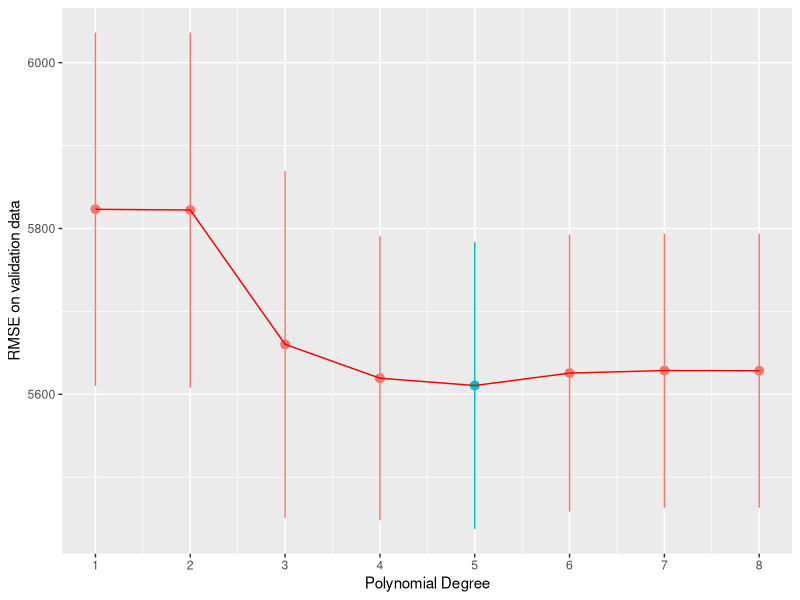
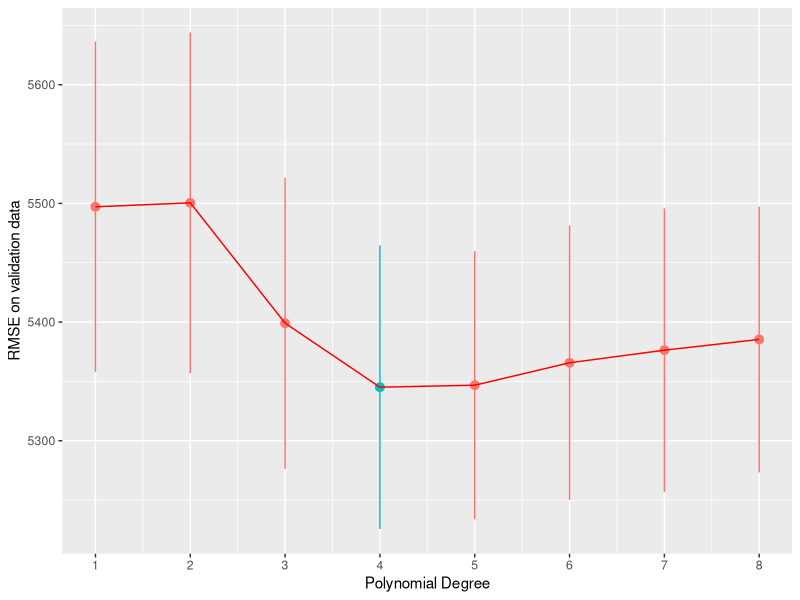
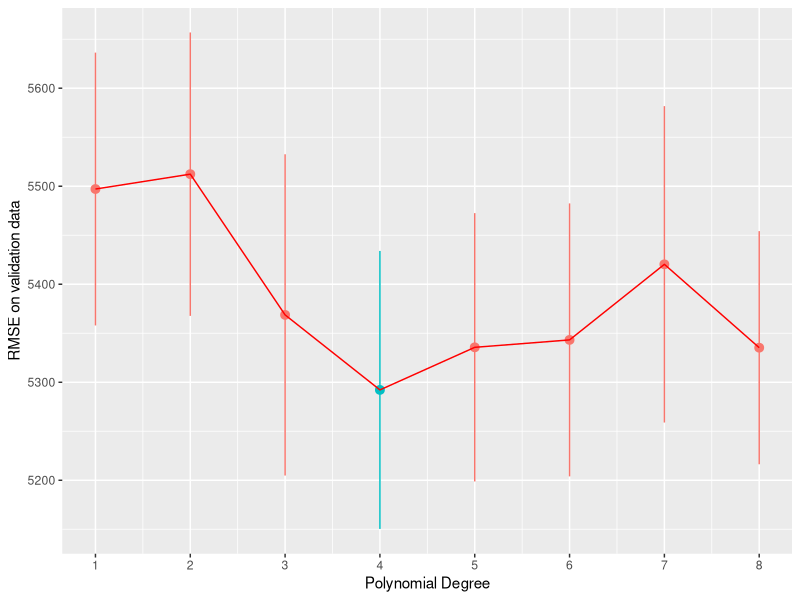
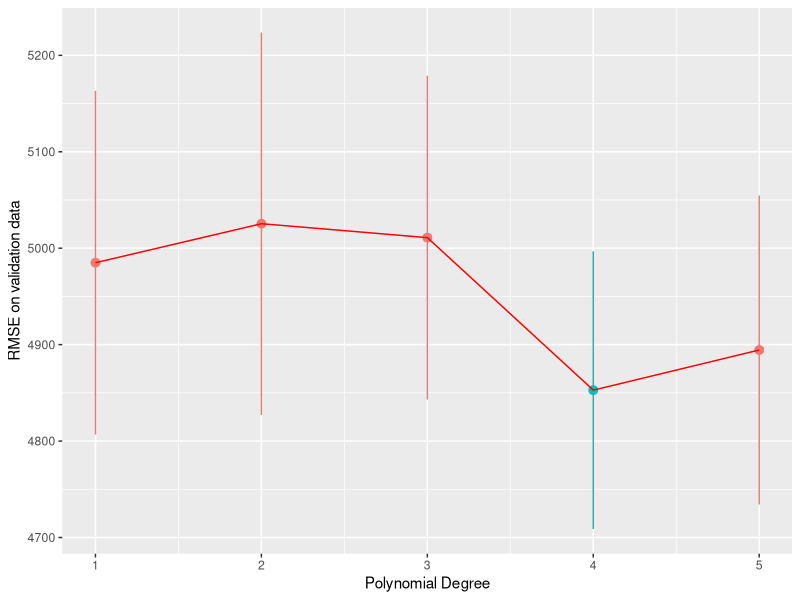
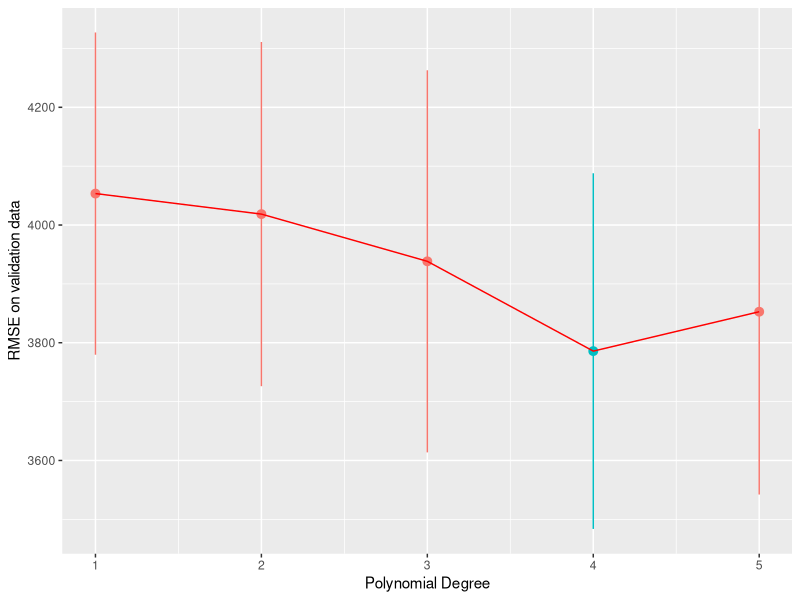
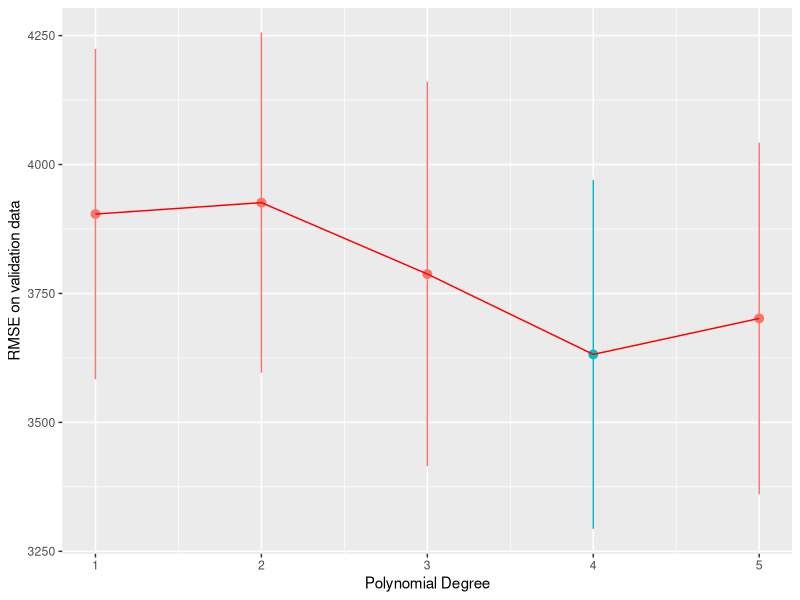

Here is the R script that generated these plots, in order:
## ---- chunk 1
library(tidyverse)
## ---- chunk 2
trips<-read.delim("trips_per_day.tsv",sep="\t")
## ---- chunk 3
set.seed(99)

num_days <- nrow(trips)
test <- .1
num_test <- floor(num_days*test)


trip_test_rows <- sample(1:num_days, num_test, replace = F)

trips_test <- trips[trip_test_rows, ]

trips_train <-trips[-trip_test_rows, ]
## ---- chunk 4
set.seed(1)
num_folds <- 5
num_days <- nrow(trips)

ndx <- sample(1:num_days, num_days - num_test, replace=F)

trips <- trips[ndx, ] %>%
  mutate(fold = (row_number() %% num_folds) + 1)

head(trips)
## ---- chunk 5
K <- 1:8
avg_validate_err <- c()
se_validate_err <- c()
for (k in K) {

  validate_err <- c()
  for (f in 1:num_folds) {
    trips_per_day_train <- filter(trips, fold != f)
    model <- lm(num_trips ~ poly(tmin, k, raw = T), data=trips_per_day_train)

    trips_per_day_validate <- filter(trips, fold == f)
    validate_err[f] <- sqrt(mean((predict(model, trips_per_day_validate) - trips_per_day_validate$num_trips)^2))
  }

  avg_validate_err[k] <- mean(validate_err)
  se_validate_err[k] <- sd(validate_err) / sqrt(num_folds)
}
## ---- chunk 6
plot_data <- data.frame(K, avg_validate_err, se_validate_err)

ggplot(plot_data, aes(x=K, y=avg_validate_err)) +
  geom_pointrange(aes(ymin=avg_validate_err - se_validate_err,
                      ymax=avg_validate_err + se_validate_err,
                      color=avg_validate_err == min(avg_validate_err))) +
  geom_line(color = "red") +
  scale_x_continuous(breaks=1:12) +
  theme(legend.position="none") +
  xlab('Polynomial Degree') +
  ylab('RMSE on validation data')
## ---- chunk 7
trips_avg_temp <- trips |> mutate(avg_temp = (tmin + tmax) /2)
## ---- chunk 8
K <- 1:8
avg_validate_err <- c()
se_validate_err <- c()
for (k in K) {

  validate_err <- c()
  for (f in 1:num_folds) {
    trips_per_day_train <- filter(trips_avg_temp, fold != f)
    model <- lm(num_trips ~ poly(tmin, k, raw = T) + avg_temp, data=trips_per_day_train)

    trips_per_day_validate <- filter(trips_avg_temp, fold == f)
    validate_err[f] <- sqrt(mean((predict(model, trips_per_day_validate) - trips_per_day_validate$num_trips)^2))
  }

  avg_validate_err[k] <- mean(validate_err)
  se_validate_err[k] <- sd(validate_err) / sqrt(num_folds)
}
## ---- chunk 9
plot_data <- data.frame(K, avg_validate_err, se_validate_err)

ggplot(plot_data, aes(x=K, y=avg_validate_err)) +
  geom_pointrange(aes(ymin=avg_validate_err - se_validate_err,
                      ymax=avg_validate_err + se_validate_err,
                      color=avg_validate_err == min(avg_validate_err))) +
  geom_line(color = "red") +
  scale_x_continuous(breaks=1:12) +
  theme(legend.position="none") +
  xlab('Polynomial Degree') +
  ylab('RMSE on validation data')
## ---- chunk 10
K <- 1:8
avg_validate_err <- c()
se_validate_err <- c()
for (k in K) {

  validate_err <- c()
  for (f in 1:num_folds) {
    trips_per_day_train <- filter(trips, fold != f)
    model <- lm(num_trips ~ poly(tmin, k, raw = T) + poly(tmax, k, raw = T), data=trips_per_day_train)

    trips_per_day_validate <- filter(trips, fold == f)
    validate_err[f] <- sqrt(mean((predict(model, trips_per_day_validate) - trips_per_day_validate$num_trips)^2))
  }

  avg_validate_err[k] <- mean(validate_err)
  se_validate_err[k] <- sd(validate_err) / sqrt(num_folds)
}
## ---- chunk 11
plot_data <- data.frame(K, avg_validate_err, se_validate_err)

ggplot(plot_data, aes(x=K, y=avg_validate_err)) +
  geom_pointrange(aes(ymin=avg_validate_err - se_validate_err,
                      ymax=avg_validate_err + se_validate_err,
                      color=avg_validate_err == min(avg_validate_err))) +
  geom_line(color = "red") +
  scale_x_continuous(breaks=1:12) +
  theme(legend.position="none") +
  xlab('Polynomial Degree') +
  ylab('RMSE on validation data')
## ---- chunk 12
trips_weekday <- trips |> 
  mutate(weekday=wday(ymd, week_start = 1)) |> 
  mutate(is_weekday = ifelse(weekday <= 5, 1, 
                                ifelse(weekday > 5, 0, "no")))
## ---- chunk 13
K <- 1:5
avg_validate_err <- c()
se_validate_err <- c()
for (k in K) {

  validate_err <- c()
  for (f in 1:num_folds) {
    trips_per_day_train <- filter(trips_weekday, fold != f)
    model <- lm(num_trips ~ is_weekday * (poly(tmin, k, raw = T) + poly(tmax, k, raw = T)), data=trips_per_day_train)

    trips_per_day_validate <- filter(trips_weekday, fold == f)
    validate_err[f] <- sqrt(mean((predict(model, trips_per_day_validate) - trips_per_day_validate$num_trips)^2))
  }

  avg_validate_err[k] <- mean(validate_err)
  se_validate_err[k] <- sd(validate_err) / sqrt(num_folds)
}
## ---- chunk 14
plot_data <- data.frame(K, avg_validate_err, se_validate_err)

ggplot(plot_data, aes(x=K, y=avg_validate_err)) +
  geom_pointrange(aes(ymin=avg_validate_err - se_validate_err,
                      ymax=avg_validate_err + se_validate_err,
                      color=avg_validate_err == min(avg_validate_err))) +
  geom_line(color = "red") +
  scale_x_continuous(breaks=1:12) +
  theme(legend.position="none") +
  xlab('Polynomial Degree') +
  ylab('RMSE on validation data')
## ---- chunk 15
K <- 1:5
avg_validate_err <- c()
se_validate_err <- c()
for (k in K) {

  validate_err <- c()
  for (f in 1:num_folds) {
    trips_per_day_train <- filter(trips_weekday, fold != f)
    model <- lm(num_trips ~ is_weekday * poly(tmin, k, raw = T) + poly(tmax, k, raw = T) + prcp, data=trips_per_day_train)

    trips_per_day_validate <- filter(trips_weekday, fold == f)
    validate_err[f] <- sqrt(mean((predict(model, trips_per_day_validate) - trips_per_day_validate$num_trips)^2))
  }

  avg_validate_err[k] <- mean(validate_err)
  se_validate_err[k] <- sd(validate_err) / sqrt(num_folds)
}
## ---- chunk 16
plot_data <- data.frame(K, avg_validate_err, se_validate_err)

ggplot(plot_data, aes(x=K, y=avg_validate_err)) +
  geom_pointrange(aes(ymin=avg_validate_err - se_validate_err,
                      ymax=avg_validate_err + se_validate_err,
                      color=avg_validate_err == min(avg_validate_err))) +
  geom_line(color = "red") +
  scale_x_continuous(breaks=1:12) +
  theme(legend.position="none") +
  xlab('Polynomial Degree') +
  ylab('RMSE on validation data')
## ---- chunk 17
K <- 1:5
avg_validate_err <- c()
se_validate_err <- c()
for (k in K) {

  validate_err <- c()
  for (f in 1:num_folds) {
    trips_per_day_train <- filter(trips_weekday, fold != f)
    model <- lm(num_trips ~ is_weekday * poly(tmin, k, raw = T) + poly(tmax, k, raw = T) + prcp + snwd, data=trips_per_day_train)

    trips_per_day_validate <- filter(trips_weekday, fold == f)
    validate_err[f] <- sqrt(mean((predict(model, trips_per_day_validate) - trips_per_day_validate$num_trips)^2))
  }

  avg_validate_err[k] <- mean(validate_err)
  se_validate_err[k] <- sd(validate_err) / sqrt(num_folds)
}
## ---- chunk 18
plot_data <- data.frame(K, avg_validate_err, se_validate_err)

ggplot(plot_data, aes(x=K, y=avg_validate_err)) +
  geom_pointrange(aes(ymin=avg_validate_err - se_validate_err,
                      ymax=avg_validate_err + se_validate_err,
                      color=avg_validate_err == min(avg_validate_err))) +
  geom_line(color = "red") +
  scale_x_continuous(breaks=1:12) +
  theme(legend.position="none") +
  xlab('Polynomial Degree') +
  ylab('RMSE on validation data')
## ---- chunk 19
trips_test <- trips_test |> 
  mutate(weekday=wday(ymd, week_start = 1)) |> 
  mutate(is_weekday = ifelse(weekday <= 5, 1, 
                                ifelse(weekday > 5, 0, "no")))
## ---- chunk 20
trips_model <- lm(num_trips ~ is_weekday * poly(tmin, k, raw = T) + poly(tmax, k, raw = T) + prcp + snwd, data=trips_per_day_train)
## ---- chunk 21
save(trips_model, file="trips_model.RData")
## ---- chunk 22
sqrt(mean((predict(trips_model, trips_test) - trips_test$num_trips)^2))
